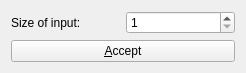
<?xml version="1.0" encoding="UTF-8"?>
<ui version="4.0">
 <class>Form</class>
 <widget class="QWidget" name="Form">
  <property name="geometry">
   <rect>
    <x>0</x>
    <y>0</y>
    <width>246</width>
    <height>69</height>
   </rect>
  </property>
  <property name="windowTitle">
   <string>NOT Gate</string>
  </property>
  <layout class="QVBoxLayout" name="verticalLayout">
   <item>
    <layout class="QHBoxLayout" name="horizontalLayout_2">
     <item>
      <widget class="QLabel" name="label_2">
       <property name="text">
        <string>Size of input:</string>
       </property>
      </widget>
     </item>
     <item>
      <widget class="QSpinBox" name="sizeInput">
       <property name="minimum">
        <number>1</number>
       </property>
       <property name="maximum">
        <number>32768</number>
       </property>
       <property name="value">
        <number>1</number>
       </property>
      </widget>
     </item>
    </layout>
   </item>
   <item>
    <widget class="QPushButton" name="acceptButton">
     <property name="text">
      <string>&amp;Accept</string>
     </property>
    </widget>
   </item>
  </layout>
 </widget>
 <resources/>
 <connections/>
</ui>
